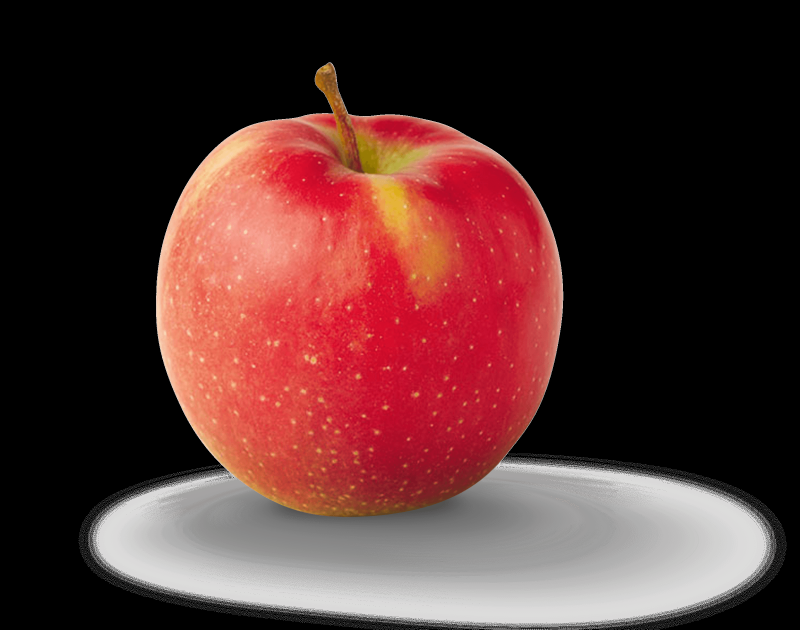
#> input picture luxpmsoft/data_science/apple_1.png, 2400 x 1889 px (shown at 1/3 size)
$ python '2, 3, 4 apple.py'
#> lines starting #> are read from the running program, lines starting #| are printed output that depends on the picture; after the words box and inside, x2 and y2 are one past the last pixel; in counts of white or black regions, pixels touching at a corner belong together; long printed decimals are rounded
#> further down, img1 is the input picture: shape (1889, 2400, 3); mean B, G, R 48.1, 49.5, 85.4
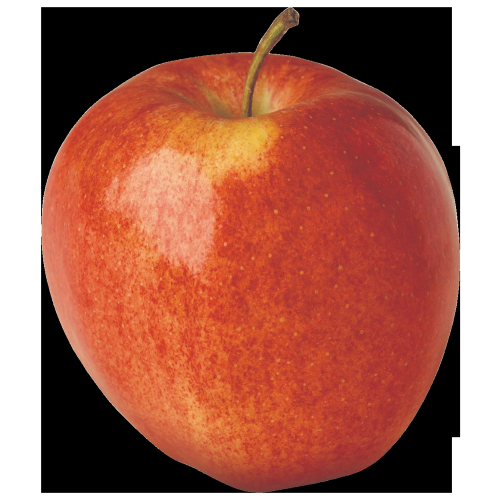
#> input picture luxpmsoft/data_science/apple_2.png, 1000 x 1000 px (shown at 1/2 size)
#> further down, img2 is the input picture: shape (1000, 1000, 3); mean B, G, R 83.9, 99.9, 164.5
import cv2

def on_trackbar(x):
    pass
def solution(img, b_l):
#> called with b_l = 45
    blue = img[:, :, 0]
    x, img_th_blue = cv2.threshold(src=blue, thresh=b_l, maxval=255, type=cv2.THRESH_BINARY)
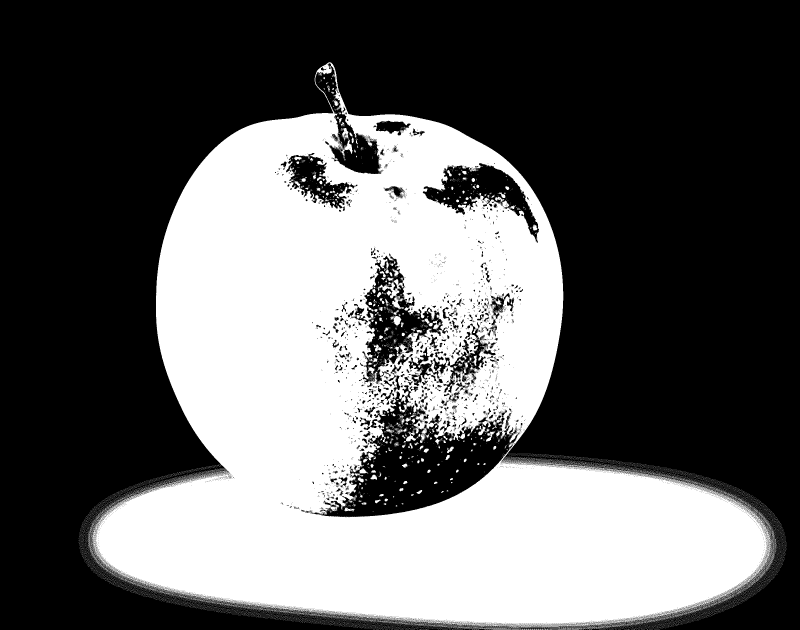
#> img_th_blue: shape (1889, 2400) (shown at 1/3 size); 37.9% white; 12135 white regions (11896 under 20 px), largest, box (x1, y1, x2, y2) and area: (263, 187, 2324, 1889) 1687778, (1171, 947, 1205, 977) 534, (1210, 1291, 1248, 1329) 459
#> x = 45
    img_th_blue_inv = cv2.bitwise_not(img_th_blue)
    apple = cv2.bitwise_and(img, img, mask=img_th_blue_inv)
    # cv2.imshow("img_th_blue_inv", img_th_blue_inv)
    # cv2.imshow("apple", apple)

    hls_h_l = cv2.getTrackbarPos("hls_h_l", LL)
    hls_l_l = cv2.getTrackbarPos("hls_l_l", LL)
    hls_s_l = cv2.getTrackbarPos("hls_s_l", LL)
    hls = cv2.cvtColor(img, cv2.COLOR_RGB2HLS)
#> hls: shape (1889, 2400, 3); mean of channels 0, 1, 2 43.4, 65.6, 50.6
    hls_h = hls[:, :, 0]
    hls_l = hls[:, :, 1]
    hls_s = hls[:, :, 2]
    y, hls_h_th = cv2.threshold(src=hls_h, thresh=hls_h_l, maxval=255, type=cv2.THRESH_BINARY, dst=None)
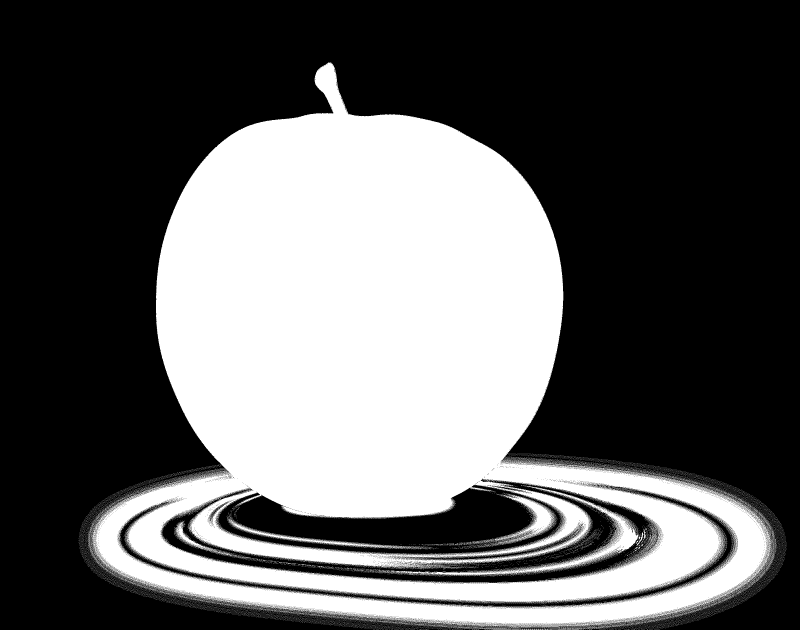
#> hls_h_th: shape (1889, 2400) (shown at 1/3 size); 37.4% white; 16784 white regions (16715 under 20 px), largest, box (x1, y1, x2, y2) and area: (263, 187, 2324, 1889) 1644443, (1171, 1457, 1916, 1728) 15510, (1451, 1482, 1667, 1638) 7650
#> y = 0
    y, hls_l_th = cv2.threshold(src=hls_l, thresh=hls_l_l, maxval=255, type=cv2.THRESH_BINARY_INV, dst=None)
#> hls_l_th: shape (1889, 2400); 57% white; 10075 black regions (10028 under 20 px), largest, box (x1, y1, x2, y2) and area: (263, 187, 2324, 1889) 1935234, (2323, 1605, 2330, 1667) 125, (929, 1841, 982, 1852) 118
    y, hls_s_th = cv2.threshold(src=hls_s, thresh=hls_s_l, maxval=255, type=cv2.THRESH_BINARY, dst=None)
#> hls_s_th: shape (1889, 2400); 26.6% white; 33 white regions (32 under 20 px)
#> y = 45
    # h_l_s_planes =  cv2.hconcat([hls_h_th, hls_l_th, hls_s_th])
    # cv2.imshow("bgr",h_l_s_planes)
    apple_hls_s = cv2.bitwise_and(img, img, mask=hls_s_th)
    a=[]
    c, h = cv2.findContours(hls_s_th, cv2.RETR_EXTERNAL, cv2.CHAIN_APPROX_NONE)
#> c = 33 contours, 32 with area under 20; largest, box (x1, y1, x2, y2) and area: (469, 189, 1689, 1552) 1206002; h = 33 rows, first 6: [1, -1, -1, -1], [2, 0, -1, -1], [3, 1, -1, -1], [4, 2, -1, -1], [5, 3, -1, -1], [6, 4, -1, -1]
    for cnt in c:
        area = cv2.contourArea(cnt)
        if area > 0:
            a.append(area)
#> this loop made 33 passes
#> area on pass 33: 1206002
#> after the loop, a = [1206002]
    cv2.drawContours(apple_hls_s, c, -1, (255, 0, 0),thickness=1)
    return hls_s_th, apple_hls_s, a

img1 = cv2.imread(r'../apple_1.png')
img2 = cv2.imread(r'../apple_2.png')

LL="Parameter"
cv2.namedWindow(LL)
cv2.resizeWindow(LL,300,200)
cv2.createTrackbar("b_l",LL,0,255,on_trackbar)
cv2.createTrackbar("hls_h_l",LL,0,255,on_trackbar)
cv2.createTrackbar("hls_l_l",LL,0,255,on_trackbar)
cv2.createTrackbar("hls_s_l",LL,0,225,on_trackbar)
cv2.setTrackbarPos("hls_s_l",LL,45)

while(1):
    b_l = cv2.getTrackbarPos("b_l", LL)
    hls_s_th_1, apple_hls_s_1, a1= solution(img1, 45)
#> a1 = [1206002]
    # print("area=", area_1)
    # cv2.imshow("hls_s_th", hls_s_th_1)
    # cv2.imshow("apple_hls_s", apple_hls_s_1)

    hls_s_th_2, apple_hls_s_2, a2 = solution(img2, 45)
#> call 2 of solution, with b_l = 45
#> in solution (call 2), `x, img_th_blue = cv2.threshold(src=blue, thresh=b_l, maxval=255, type=..`: img_th_blue: shape (1000, 1000); 68.8% white; 1352 black regions (1181 under 20 px), largest, box (x1, y1, x2, y2) and area: (82, 15, 575, 432) 68134, (82, 490, 503, 985) 59726, (539, 15, 920, 486) 59143
#> in solution (call 2), `hls = cv2.cvtColor(img, cv2.COLOR_RGB2HLS)`: hls: shape (1000, 1000, 3); mean of channels 0, 1, 2 66.9, 124.2, 92.6
#> in solution (call 2), `hls_s = hls[:, :, 2]`:
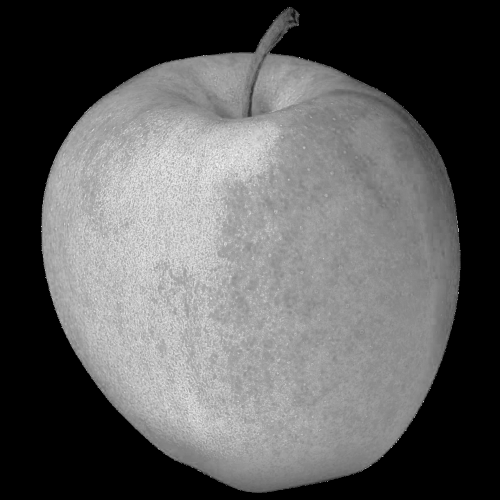
#> hls_s: shape (1000, 1000) (shown at 1/2 size); min 0, max 255, mean 92.6
#> in solution (call 2), `y, hls_h_th = cv2.threshold(src=hls_h, thresh=hls_h_l, maxval=255, typ..`: hls_h_th: shape (1000, 1000); 58.6% white; 4 black regions (3 under 20 px), largest, box (x1, y1, x2, y2) and area: (0, 0, 1000, 1000) 414123
#> in solution (call 2), `y, hls_h_th = cv2.threshold(src=hls_h, thresh=hls_h_l, maxval=255, typ..`: y = 0
#> in solution (call 2), `y, hls_l_th = cv2.threshold(src=hls_l, thresh=hls_l_l, maxval=255, typ..`:
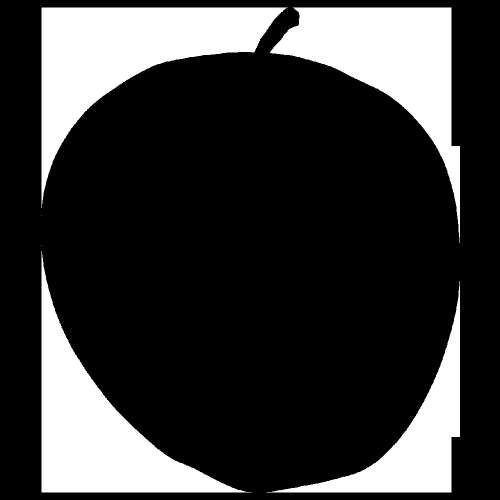
#> hls_l_th: shape (1000, 1000) (shown at 1/2 size); 22% white; 6 white regions (2 under 20 px), largest, box (x1, y1, x2, y2) and area: (83, 15, 575, 416) 67846, (83, 502, 503, 985) 59367, (540, 15, 920, 486) 58616, (533, 562, 920, 985) 33676
#> in solution (call 2), `y, hls_s_th = cv2.threshold(src=hls_s, thresh=hls_s_l, maxval=255, typ..`:
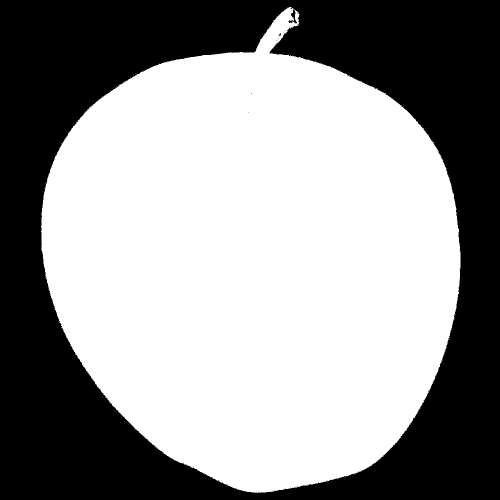
#> hls_s_th: shape (1000, 1000) (shown at 1/2 size); 58.4% white; 7 black regions (6 under 20 px)
#> in solution (call 2), `y, hls_s_th = cv2.threshold(src=hls_s, thresh=hls_s_l, maxval=255, typ..`: y = 45
#> in solution (call 2), `c, h = cv2.findContours(hls_s_th, cv2.RETR_EXTERNAL, cv2.CHAIN_APPROX_..`: c = 2 contours, 1 with area under 20; largest, box (x1, y1, x2, y2) and area: (82, 14, 921, 986) 582742; h = [[1, -1, -1, -1], [-1, 0, -1, -1]]
#> the loop in solution (call 2), `for cnt in c:` made 2 passes
#> area on pass 2: 582742
#> after the loop in solution (call 2), `for cnt in c:`: a = [582742]
#> in solution (call 2), `cv2.drawContours(apple_hls_s, c, -1, (255, 0, 0),thickness=1)`:
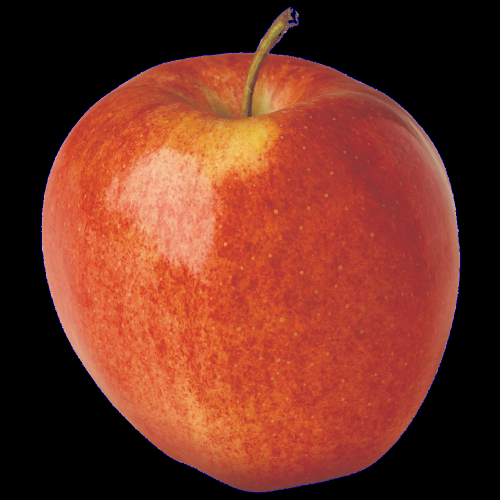
#> apple_hls_s: shape (1000, 1000, 3) (shown at 1/2 size); mean B, G, R 35.1, 50.4, 114.9
#> a2 = [582742]
    print("ratio (", a1[0],"/" ,a2[0], ") is : " , a1[0]/a2[0])
#| ratio ( 1206002.0 / 582742.0 ) is :  2.070
    cv2.imshow("edges_apple_1", apple_hls_s_1)
    cv2.imshow("edges_apple_2", apple_hls_s_2)
    cv2.imwrite("op_3_edges_apple_1.png", apple_hls_s_1)
    cv2.imwrite("op_3_edges_apple_2.png", apple_hls_s_2)
    if cv2.waitKey(1) == ord('q'):
#> (key q is pressed here)
        break
cv2.destroyAllWindows()
